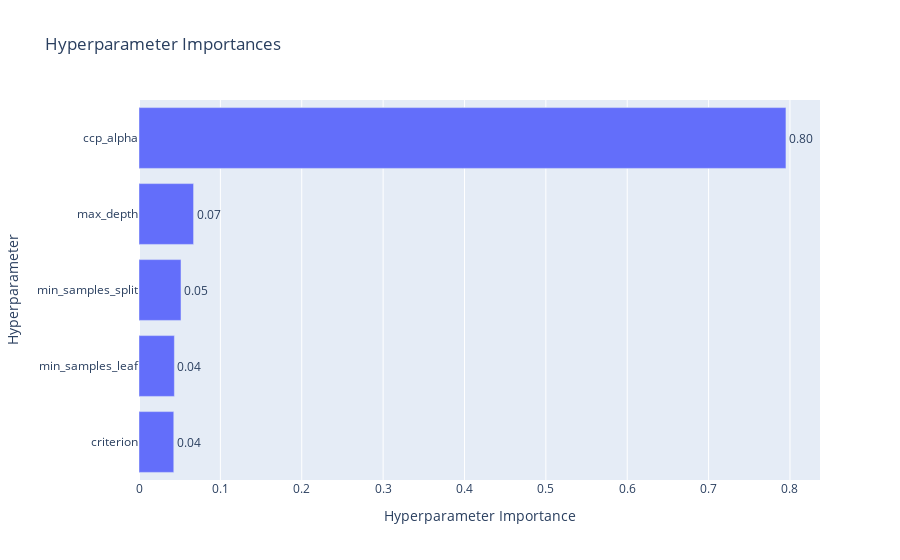

The code cell stored with this chart in its notebook:
### Code cell
optuna.visualization.plot_param_importances(study_dt_balanced)

### Figure 1 — Plotly figure (JSON) as saved in the notebook; plotly's stock layout.template omitted (floating-point values rounded to 4 significant figures)
{"data": [{"cliponaxis": false, "hovertemplate": ["criterion (CategoricalDistribution): 0.04274475215675312<extra></extra>", "min_samples_leaf (IntDistribution): 0.04349090342903129<extra></extra>", "min_samples_split (IntDistribution): 0.051603854879849254<extra></extra>", "max_depth (IntDistribution): 0.06708269760868556<extra></extra>", "ccp_alpha (FloatDistribution): 0.7950777919256808<extra></extra>"], "name": "Objective Value", "orientation": "h", "text": ["0.04", "0.04", "0.05", "0.07", "0.80"], "textposition": "outside", "type": "bar", "x": [0.04274, 0.04349, 0.0516, 0.06708, 0.7951], "y": ["criterion", "min_samples_leaf", "min_samples_split", "max_depth", "ccp_alpha"]}], "layout": {"title": {"text": "Hyperparameter Importances"}, "xaxis": {"title": {"text": "Hyperparameter Importance"}}, "yaxis": {"title": {"text": "Hyperparameter"}}}}
